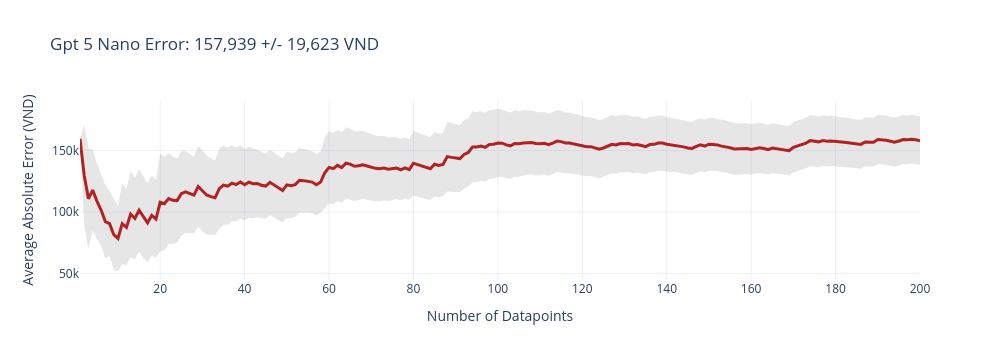
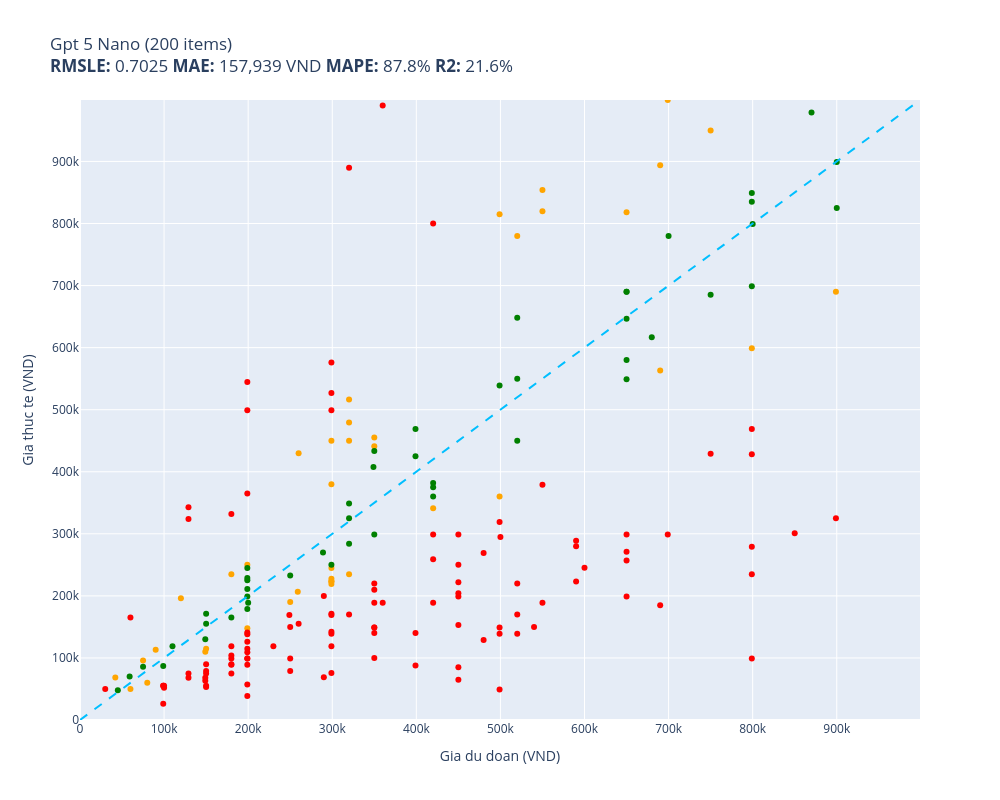

Here is the notebook cell these charts were saved with, in order:
### Code cell
print("\n\n" + "#" * 60)
print("# GPT-5-nano (200 items)")
print("#" * 60)
results_5_nano = evaluate(gpt_5_nano, test_items, size=SIZE, workers=WORKERS)

### Figure 1 — Plotly figure (JSON) as saved in the notebook; plotly's stock layout.template omitted (floating-point values rounded to 4 significant figures; data arrays with more than 128 entries replaced by an {"elided": "..."} marker saying what was removed)
{"data": [{"fill": "toself", "fillcolor": "rgba(128,128,128,0.2)", "hoverinfo": "skip", "line": {"color": "rgba(255,255,255,0)"}, "name": "95% CI", "showlegend": false, "type": "scatter", "x": {"elided": "400 int values"}, "y": {"elided": "400 float values"}}, {"customdata": {"elided": "200x1 float values"}, "hovertemplate": "n=%{x}<br>Avg Error=%{y:,.0f} VND<br>+/-95% CI=%{customdata[0]:,.0f} VND<extra></extra>", "line": {"color": "firebrick", "width": 3}, "mode": "lines", "name": "Cumulative Avg Error", "type": "scatter", "x": {"elided": "200 int values"}, "y": {"elided": "200 float values"}}], "layout": {"height": 360, "showlegend": false, "title": {"text": "Gpt 5 Nano Error: 157,939 +/- 19,623 VND"}, "width": 1000, "xaxis": {"title": {"text": "Number of Datapoints"}}, "yaxis": {"ticktext": ["0", "50k", "100k", "150k", "200k"], "tickvals": [0, 50000, 100000, 150000, 200000], "title": {"text": "Average Absolute Error (VND)"}}}}

### Figure 2 — Plotly figure (JSON) as saved in the notebook; plotly's stock layout.template omitted (floating-point values rounded to 4 significant figures)
{"data": [{"customdata": [["Thùng lưu trữ, hộp đựng đồ đa năng bằng ...\nDu doan: 320,000 VND\nThuc te: 479,400 VND"], ["Phần Mềm Diệt Virus Trend Micro Maximum ...\nDu doan: 499,000 VND\nThuc te: 360,000 VND"], ["Sạc Tương Thích Cho Laptop Hp Pavilion 1...\nDu doan: 420,000 VND\nThuc te: 341,000 VND"], ["Cặp Nút Đệm Tai Nghe Silicone Thay Thế C...\nDu doan: 60,000 VND\nThuc te: 50,000 VND"], ["Thức ăn IGUANA Trưởng Thành Bí Đỏ GREENA...\nDu doan: 199,000 VND\nThuc te: 148,000 VND"], ["COMBO 10 QUẦN ĐIỀU HÒA THÔNG HƠI 5083\nDu doan: 299,000 VND\nThuc te: 245,000 VND"], ["Giá Đỡ Dây Cáp Wi WU CH011 - Hàng Chính ...\nDu doan: 149,000 VND\nThuc te: 110,000 VND"], ["Sạc dành cho Laptop Gaming Asus ROG Stri...\nDu doan: 750,000 VND\nThuc te: 950,000 VND"], ["KHĂN CHOÀNG CASHMERE CAO CẤP CAS34\nDu doan: 299,000 VND\nThuc te: 223,000 VND"], ["Lốc 4 Gói băng vệ sinh Kotex Bảo Vệ Toàn...\nDu doan: 120,000 VND\nThuc te: 196,000 VND"], ["Thú nhồi bông rồng sữa vô tri êm mịn - S...\nDu doan: 499,000 VND\nThuc te: 815,000 VND"], ["Phần mềm thiết kế iSolid 3D phiên bản ti...\nDu doan: 690,000 VND\nThuc te: 894,000 VND"], ["Đồ Chơi Tay Cầm Âm Nhạc 2 TOONYKIDS - Đồ...\nDu doan: 299,000 VND\nThuc te: 223,500 VND"], ["Miếng Kính Cường Lực Chống Nhìn Trộm cho...\nDu doan: 320,000 VND\nThuc te: 449,999 VND"], ["Tinh Chất Dưỡng Sáng Da Vitamin C CNP De...\nDu doan: 520,000 VND\nThuc te: 780,000 VND"], ["Combo hộp   3 món  đeo tay  xinh xắn  ph...\nDu doan: 299,000 VND\nThuc te: 219,000 VND"], ["Chà bông xù Viettin Mart 500G\nDu doan: 90,000 VND\nThuc te: 113,000 VND"], ["Pin dùng cho Laptop Acer One 725 - Hàng ...\nDu doan: 320,000 VND\nThuc te: 516,465 VND"], ["Dầu gội nam Home Scape Care giảm gàu chă...\nDu doan: 320,000 VND\nThuc te: 235,000 VND"], ["Gấu Bông Đựng Khăn Giấy và Sọt Rác Tiện ...\nDu doan: 199,000 VND\nThuc te: 250,000 VND"], ["Bao da dành cho Samsung Galaxy Tab S6 10...\nDu doan: 299,000 VND\nThuc te: 227,500 VND"], ["Bộ chuyển đổi Mini displayport sang H...\nDu doan: 690,000 VND\nThuc te: 563,000 VND"], ["Ốp Lưng Nillkin Super Frosted Shield Pro...\nDu doan: 250,000 VND\nThuc te: 190,000 VND"], ["Máy Xay Sinh Tố BlueStone BLB-5328 1.5 L...\nDu doan: 699,000 VND\nThuc te: 999,000 VND"], ["[Hàng Chính Hãng] Loa SoundMax A180/2...\nDu doan: 350,000 VND\nThuc te: 455,000 VND"], ["Bánh Custas kem trứng Orion hộp 276g\nDu doan: 80,000 VND\nThuc te: 60,000 VND"], ["Cáp âm thanh chuyển jack 3.5mm sang 2 đầ...\nDu doan: 150,000 VND\nThuc te: 115,000 VND"], ["Ugreen UG80110CM261TK bộ chuyển RS232 ra...\nDu doan: 350,000 VND\nThuc te: 441,000 VND"], ["THANH XỐP RUY BĂNG CUỐN TÓC KHÔNG NHIỆT ...\nDu doan: 75,000 VND\nThuc te: 96,000 VND"], ["Bàn Xếp Gọn Gỗ Tự Nhiên BM 50cm x 70cm (...\nDu doan: 550,000 VND\nThuc te: 854,000 VND"], ["Bông tẩy tế bào chết và dưỡng ẩm da cho ...\nDu doan: 260,000 VND\nThuc te: 430,000 VND"], ["KEM CHỐNG NẮNG DƯỠNG DA VITAMIN - INICO ...\nDu doan: 299,000 VND\nThuc te: 380,000 VND"], ["Nệm Massage toàn thân Bella Plus MK292\nDu doan: 799,000 VND\nThuc te: 599,000 VND"], ["Giấy Vẽ Faber 200g Khổ A4 Fish 104002\nDu doan: 42,000 VND\nThuc te: 68,400 VND"], ["Sữa tắm joyce & doll cho chó mèo - Sữa t...\nDu doan: 180,000 VND\nThuc te: 235,000 VND"], ["Sữa Dưỡng Hỗ Trợ Mờ Nám Luxury Exosome E...\nDu doan: 899,000 VND\nThuc te: 690,000 VND"], ["Cường lực chống nhìn trộm WiWU iPhone 14...\nDu doan: 259,000 VND\nThuc te: 206,798 VND"], ["KB31EKT - Thẻ chìa khóa khách sạn Vivace...\nDu doan: 650,000 VND\nThuc te: 818,000 VND"], ["Bộ Lắp Ghép Cho Bé 3D Mideer Translucent...\nDu doan: 299,000 VND\nThuc te: 450,000 VND"], ["Bàn Phím dùng cho laptop HP Folio 13.3\" ...\nDu doan: 550,000 VND\nThuc te: 819,720 VND"]], "hovertemplate": "%{customdata[0]}<extra></extra>", "legendgroup": "orange", "marker": {"color": "orange", "size": 6, "symbol": "circle"}, "mode": "markers", "name": "orange", "orientation": "v", "showlegend": true, "type": "scatter", "x": [320000.0, 499000.0, 420000.0, 60000.0, 199000.0, 299000.0, 149000.0, 750000.0, 299000.0, 120000.0, 499000.0, 690000.0, 299000.0, 320000.0, 520000.0, 299000.0, 90000.0, 320000.0, 320000.0, 199000.0, 299000.0, 690000.0, 250000.0, 699000.0, 350000.0, 80000.0, 150000.0, 350000.0, 75000.0, 550000.0, 260000.0, 299000.0, 799000.0, 42000.0, 180000.0, 899000.0, 259000.0, 650000.0, 299000.0, 550000.0], "xaxis": "x", "y": [479400, 360000, 341000, 50000, 148000, 245000, 110000, 950000, 223000, 196000, 815000, 894000, 223500, 449999, 780000, 219000, 113000, 516465, 235000, 250000, 227500, 563000, 190000, 999000, 455000, 60000, 115000, 441000, 96000, 854000, 430000, 380000, 599000, 68400, 235000, 690000, 206798, 818000, 450000, 819720], "yaxis": "y"}, {"customdata": [["Bộ Gí Đỡ Từ Đa Chức Năng Hoco PH19 - Hàn...\nDu doan: 199,000 VND\nThuc te: 99,000 VND"], ["Chì Kẻ Mày Xé Suri 101 Black Màu Đen E27...\nDu doan: 99,000 VND\nThuc te: 26,000 VND"], ["Ugreen UG20868US174TK 2M màu Hồng Dây US...\nDu doan: 199,000 VND\nThuc te: 126,000 VND"], ["Bàn Phím Tương Thích Cho Laptop Lenovo -...\nDu doan: 480,000 VND\nThuc te: 269,000 VND"], ["BÚA ĐA NĂNG TOTAL THMFH0126 - HÀNG CHÍNH...\nDu doan: 299,000 VND\nThuc te: 527,000 VND"], ["Combo 4 miếng dán đỡ kệ gỗ VINAVU, giúp ...\nDu doan: 100,000 VND\nThuc te: 52,000 VND"], ["Dây đai du lịch Master Lock 4701EURDGRN ...\nDu doan: 129,000 VND\nThuc te: 324,000 VND"], ["Quần bơi lưng cao LMcation Anita - Vườn ...\nDu doan: 350,000 VND\nThuc te: 149,000 VND"], ["KHĂN CHOÀNG CASHMERE CAO CẤP CAS15\nDu doan: 590,000 VND\nThuc te: 223,000 VND"], ["[Mẫu mới] Tã quần SunMate siêu mềm mại G...\nDu doan: 60,000 VND\nThuc te: 165,000 VND"], ["Ba lô, balo  laptop thời trang Hàn Quốc ...\nDu doan: 350,000 VND\nThuc te: 100,000 VND"], ["Áo Bóng Đá Retro Real Madrid 2006/2007 -...\nDu doan: 450,000 VND\nThuc te: 299,000 VND"], ["Mũ len liền khăn lót nỉ trùm kín cổ siêu...\nDu doan: 199,000 VND\nThuc te: 115,000 VND"], ["Tinh dầu Tràm Huế thương hiệu Làng Hạ 10...\nDu doan: 150,000 VND\nThuc te: 79,000 VND"], ["Combo Mút Trang Điểm Mastige Màu Cam Nhạ...\nDu doan: 149,000 VND\nThuc te: 68,000 VND"], ["Áo len dài tay nam thời trang Hàn Quốc S...\nDu doan: 550,000 VND\nThuc te: 189,000 VND"], ["Nàng Tiên Tóc Mây DK81159\nDu doan: 299,000 VND\nThuc te: 75,840 VND"], ["Ugreen UG30701US154TK 13CM Màu Đen Dây U...\nDu doan: 180,000 VND\nThuc te: 89,000 VND"], ["Kính mát nam Mắt vuông chống nắng uv thờ...\nDu doan: 350,000 VND\nThuc te: 140,000 VND"], ["Kính cường lực trong suốt Kuzoom cho iPa...\nDu doan: 249,000 VND\nThuc te: 169,000 VND"], ["COMBO 2 ĐÈN TƯỜNG TRANG TRÍ TRONG NHÀ MS...\nDu doan: 500,000 VND\nThuc te: 295,000 VND"], ["Dụng cụ đốt Palo santo - Palo santo Hold...\nDu doan: 199,000 VND\nThuc te: 138,000 VND"], ["Sandal dongnai dép quai hậu nữ A24 dù xa...\nDu doan: 180,000 VND\nThuc te: 89,999 VND"], ["Mì Trứng Cao Cấp Meizan (500g)\nDu doan: 30,000 VND\nThuc te: 50,000 VND"], ["Bơm Hơi Đạp Chân Cho ÔTÔ , Xe Máy, Xe Đạ...\nDu doan: 499,000 VND\nThuc te: 149,000 VND"], ["Bát Ăn Trẻ Em Amori 580ml - Hàng Cao Cấp...\nDu doan: 149,000 VND\nThuc te: 63,250 VND"], ["Chuột máy tính có dây Gaming Newmen GX6,...\nDu doan: 199,000 VND\nThuc te: 365,000 VND"], ["Ổ Khóa Chống Trộm Thông Minh\nDu doan: 399,000 VND\nThuc te: 88,000 VND"], ["BẠT CHỐNG NẮNG PHÍA TRONG KÍNH LÁI Xe Ô ...\nDu doan: 180,000 VND\nThuc te: 75,000 VND"], ["Giày cao gót 7 phân vải dệt, mũi nhọn hở...\nDu doan: 450,000 VND\nThuc te: 204,250 VND"], ["Cặp Đựng Laptop Chống Sốc Cao Cấp, Cặp Đ...\nDu doan: 899,000 VND\nThuc te: 325,000 VND"], ["Thuốc Bột Nhuộm Hoa Tươi  màu thực phẩm ...\nDu doan: 540,000 VND\nThuc te: 150,000 VND"], ["Tấm dán patch_velcro treo tường\nDu doan: 520,000 VND\nThuc te: 220,000 VND"], ["Mũ Lưỡi Trai Nam Thời Trang Lính Cao Cấp...\nDu doan: 450,000 VND\nThuc te: 85,000 VND"], ["Nệm cho chó mèo 40x50cm Điều Hòa phù hợp...\nDu doan: 290,000 VND\nThuc te: 200,000 VND"], ["Bộ Pyjama HUONGTAM Phi tay dài nam cao c...\nDu doan: 420,000 VND\nThuc te: 259,000 VND"], ["Ốp lưng chống sốc vân kim loại cho Samsu...\nDu doan: 129,000 VND\nThuc te: 75,000 VND"], ["Canxi Nano calcium D3 MK7 -Hộp 100 Viên ...\nDu doan: 230,000 VND\nThuc te: 119,000 VND"], ["Đồ Bộ Pijama Thun 3D Lửng Freesize 40-68...\nDu doan: 360,000 VND\nThuc te: 189,000 VND"], ["Kính xinh, Kính râm Mắt mèo Hàn Quốc thờ...\nDu doan: 350,000 VND\nThuc te: 189,000 VND"], ["Miếng Lót Chuột MousePad Trải Bàn Nitend...\nDu doan: 299,000 VND\nThuc te: 119,000 VND"], ["Ốp lưng da HDD có ngăn đựng thẻ kèm kệ c...\nDu doan: 450,000 VND\nThuc te: 199,000 VND"], ["Dép Sandal nam da bò nhập khẩu nguyên tấ...\nDu doan: 850,000 VND\nThuc te: 301,000 VND"], ["Balo Nữ Thời Trang 3in1 Hình BTS MH566\nDu doan: 499,000 VND\nThuc te: 49,000 VND"], ["Khăn lụa choàng cổ 02\nDu doan: 350,000 VND\nThuc te: 149,000 VND"], ["Thắt Lưng Nữ Dây Nịt Nữ Button mang đầm ...\nDu doan: 799,000 VND\nThuc te: 99,000 VND"], ["Chảo Nhôm Chống Dính You Cook 18cm\nDu doan: 199,000 VND\nThuc te: 109,000 VND"], ["THINK BIG DO BIGGER, mã G92. Áo thun nam...\nDu doan: 199,000 VND\nThuc te: 99,000 VND"], ["Giày Da Nam Giá Rẻ Dập Vân Cá Sấu Có Chu...\nDu doan: 650,000 VND\nThuc te: 199,000 VND"], ["Loa HP 2000 (VS)\nDu doan: 450,000 VND\nThuc te: 153,000 VND"], ["Áo ren organza trắng Maxivic M042302\nDu doan: 320,000 VND\nThuc te: 890,000 VND"], ["Nón hiphop NEON POKER black\nDu doan: 250,000 VND\nThuc te: 99,000 VND"], ["Tranh Xếp Hình Random Cut 750 Mảnh Minh ...\nDu doan: 420,000 VND\nThuc te: 189,000 VND"], ["Sạc Tương Thích Cho Laptop Asus Vivobook...\nDu doan: 420,000 VND\nThuc te: 800,000 VND"], ["Thắt lưng bản 4cm. Mặt khoá phong cách\nDu doan: 250,000 VND\nThuc te: 79,000 VND"], ["Chuột Gaming T-Wolf G560 Led USB - Hàng ...\nDu doan: 399,000 VND\nThuc te: 140,000 VND"], ["Bộ Test Nước Emaux CE029\nDu doan: 350,000 VND\nThuc te: 210,000 VND"], ["Túi xách công sở nam dọc cao cấp chống t...\nDu doan: 650,000 VND\nThuc te: 299,000 VND"], ["Giày tây Giày lười nam hàn quốc đai kim ...\nDu doan: 450,000 VND\nThuc te: 222,000 VND"], ["(ẢNH THẬT) Tranh treo tường núi non hùng...\nDu doan: 450,000 VND\nThuc te: 250,000 VND"], ["Ví nữ cầm tay vuông mini hình cỏ ba lá  ...\nDu doan: 199,000 VND\nThuc te: 38,500 VND"], ["Cavat 8cm bản lớn Hàn Quốc cao cấp, kẻ x...\nDu doan: 350,000 VND\nThuc te: 220,000 VND"], ["Vỏ Hột Quẹt Bật Lửa Xăng Đá Zorro ZC5-6 ...\nDu doan: 129,000 VND\nThuc te: 342,700 VND"], ["Xịt Dưỡng Ẩm Eucerin Cho Da Nhạy Cảm 50m...\nDu doan: 520,000 VND\nThuc te: 170,000 VND"], ["Đèn pin đội đầu j78 chiếu xa ánh sáng mạ...\nDu doan: 550,000 VND\nThuc te: 379,000 VND"], ["Combo 3 Kem Đánh Răng P/S Trắng Răng Tha...\nDu doan: 180,000 VND\nThuc te: 104,000 VND"], ["Bọc Vô Lăng CIND C037 Size M Màu Kem\nDu doan: 299,000 VND\nThuc te: 142,000 VND"], ["Máy Nghe Nhạc MP3 Ruizu X02 8GB - Hàng C...\nDu doan: 299,000 VND\nThuc te: 576,000 VND"], ["Bàn Phím dùng cho Laptop ACER Extensa 25...\nDu doan: 650,000 VND\nThuc te: 271,170 VND"], ["Giày Sandal Nữ BIGGBEN Da Bò Thật SDN62\nDu doan: 590,000 VND\nThuc te: 289,000 VND"], ["Hộp Đựng Thuốc Lá 20 Điếu Dài Slim Nút B...\nDu doan: 180,000 VND\nThuc te: 99,000 VND"], ["Combo 10 Mặt Nạ Banobagi Kháng Viêm, Giả...\nDu doan: 320,000 VND\nThuc te: 170,000 VND"], ["Wekki Đồ Chơi Lắp Ráp Tiệm Đá Bào Wk5060...\nDu doan: 299,000 VND\nThuc te: 499,000 VND"], ["Ốp lưng dành cho Samsung M20 Chim Lửa N...\nDu doan: 99,000 VND\nThuc te: 55,000 VND"], ["Combo Pharmaact Sảng Khoái Mát Lạnh - Ch...\nDu doan: 520,000 VND\nThuc te: 139,000 VND"], ["Gối Tựa Lưng Massage Túi Khí Kéo Dãn,Tíc...\nDu doan: 499,000 VND\nThuc te: 319,000 VND"], ["Tông đơ chấn viền Kemei KM-2299 lưỡi cắt...\nDu doan: 199,000 VND\nThuc te: 499,000 VND"], ["COMBO 2 Sợi Dây Buộc Tóc ADIDAS ADAC-165...\nDu doan: 180,000 VND\nThuc te: 332,000 VND"], ["Kẹp Gỗ Đa Năng  Dùng Để Gắp Kẹp Thức Ăn ...\nDu doan: 199,000 VND\nThuc te: 57,000 VND"], ["Ốp lưng dành cho Oppo Reno 5 mẫu Lá Phon...\nDu doan: 99,000 VND\nThuc te: 55,000 VND"], ["Mũ bucket tai bèo form tròn may nhiều mả...\nDu doan: 150,000 VND\nThuc te: 55,000 VND"], ["Đồ chơi lắp ráp Mô hình máy bay ném bom ...\nDu doan: 699,000 VND\nThuc te: 299,000 VND"], ["Kính râm nam Solex chữ H Mắt kính thủy t...\nDu doan: 799,000 VND\nThuc te: 469,000 VND"], ["Nón lá vẽ mỹ nghệ hoạ tiết Cô gái trong ...\nDu doan: 450,000 VND\nThuc te: 65,000 VND"], ["Hộp Nhựa 200x120x75mm - Chống nước CT\nDu doan: 150,000 VND\nThuc te: 53,350 VND"], ["Kệ đỡ giá đỡ đế tản nhiệt cho ipad máy t...\nDu doan: 299,000 VND\nThuc te: 139,000 VND"], ["Xích đeo quần 2 lớp thép titan không đen...\nDu doan: 299,000 VND\nThuc te: 171,000 VND"], ["(HCM) Tranh treo tường trang trí decor t...\nDu doan: 590,000 VND\nThuc te: 280,000 VND"], ["Kệ khay chữ nhật để miếng rửa chén có Kh...\nDu doan: 290,000 VND\nThuc te: 69,000 VND"], ["[HSD 03/2027] Sữa Tắm On: The Body Cấp Ẩ...\nDu doan: 480,000 VND\nThuc te: 129,000 VND"], ["Bông Lau Thay Thế Cho Chổi Lau Nhà Cao C...\nDu doan: 129,000 VND\nThuc te: 68,000 VND"], ["Ốp Lưng Kính Cường Lực Trong Suốt Hoàn T...\nDu doan: 199,000 VND\nThuc te: 140,798 VND"], ["Hộp mực Thuận Phong 204A dùng cho máy in...\nDu doan: 360,000 VND\nThuc te: 990,000 VND"], ["Bộ 6 Ly Thủy Tinh Diamond Bormioli Rocco...\nDu doan: 799,000 VND\nThuc te: 428,400 VND"], ["Bàn phím dùng cho Laptop Asus F451c Asus...\nDu doan: 600,000 VND\nThuc te: 245,191 VND"], ["Mô hình xe Lamborghini Terzo Milennio 1:...\nDu doan: 750,000 VND\nThuc te: 429,000 VND"], ["(GIÁ TỐT) Giày đế xuồng nữ da bò thật mà...\nDu doan: 690,000 VND\nThuc te: 185,000 VND"], ["Túi du lịch dung lượng lớn Business Trav...\nDu doan: 199,000 VND\nThuc te: 544,700 VND"], ["Ốp in cho Samsung Galaxy A10 mẫu Động Vậ...\nDu doan: 100,000 VND\nThuc te: 55,000 VND"], ["Mật Ong Vihoney 180ml\nDu doan: 150,000 VND\nThuc te: 75,000 VND"], ["Áo Mưa 1 Người Bít Sườn Thời Trang, RAND...\nDu doan: 299,000 VND\nThuc te: 169,000 VND"], ["Hộp mực 35A 85A 36A Halloya có lỗ đổ mực...\nDu doan: 250,000 VND\nThuc te: 150,000 VND"], ["Bộ cấp nước bồn cầu - Bộ cấp nước két nư...\nDu doan: 260,000 VND\nThuc te: 155,000 VND"], ["Vòng bi xe máy KONLON 63/22 Open\nDu doan: 150,000 VND\nThuc te: 90,000 VND"], ["Giày Sandal Nữ Đế Xuồng HÀ NAM Da Bò Thậ...\nDu doan: 799,000 VND\nThuc te: 279,000 VND"], ["Tam sơn tam cấp kệ để bát hương ,nhang b...\nDu doan: 420,000 VND\nThuc te: 299,000 VND"], ["Bao da Dux Ducis dành cho iPhone 15 Pro ...\nDu doan: 799,000 VND\nThuc te: 235,000 VND"], ["Găng tay da nam mẫu HOT Siêu CẢM ỨNG, Si...\nDu doan: 499,000 VND\nThuc te: 139,000 VND"], ["Bàn phím cho 4736 4736G 4736Z 4736ZG 481...\nDu doan: 650,000 VND\nThuc te: 257,197 VND"], ["Cây gãi lưng/ gãi ngứa bằng sừng Trâu [M...\nDu doan: 199,000 VND\nThuc te: 89,000 VND"], ["Make Today Great, mã G276. Hãy tỏa sáng ...\nDu doan: 180,000 VND\nThuc te: 119,000 VND"]], "hovertemplate": "%{customdata[0]}<extra></extra>", "legendgroup": "red", "marker": {"color": "red", "size": 6, "symbol": "circle"}, "mode": "markers", "name": "red", "orientation": "v", "showlegend": true, "type": "scatter", "x": [199000.0, 99000.0, 199000.0, 480000.0, 299000.0, 100000.0, 129000.0, 350000.0, 590000.0, 60000.0, 350000.0, 450000.0, 199000.0, 150000.0, 149000.0, 550000.0, 299000.0, 180000.0, 350000.0, 249000.0, 500000.0, 199000.0, 180000.0, 30000.0, 499000.0, 149000.0, 199000.0, 399000.0, 180000.0, 450000.0, 899000.0, 540000.0, 520000.0, 450000.0, 290000.0, 420000.0, 129000.0, 230000.0, 360000.0, 350000.0, 299000.0, 450000.0, 850000.0, 499000.0, 350000.0, 799000.0, 199000.0, 199000.0, 650000.0, 450000.0, 320000.0, 250000.0, 420000.0, 420000.0, 250000.0, 399000.0, 350000.0, 650000.0, 450000.0, 450000.0, 199000.0, 350000.0, 129000.0, 520000.0, 550000.0, 180000.0, 299000.0, 299000.0, 650000.0, 590000.0, 180000.0, 320000.0, 299000.0, 99000.0, 520000.0, 499000.0, 199000.0, 180000.0, 199000.0, 99000.0, 150000.0, 699000.0, 799000.0, 450000.0, 150000.0, 299000.0, 299000.0, 590000.0, 290000.0, 480000.0, 129000.0, 199000.0, 360000.0, 799000.0, 600000.0, 750000.0, 690000.0, 199000.0, 100000.0, 150000.0, 299000.0, 250000.0, 260000.0, 150000.0, 799000.0, 420000.0, 799000.0, 499000.0, 650000.0, 199000.0, 180000.0], "xaxis": "x", "y": [99000, 26000, 126000, 269000, 527000, 52000, 324000, 149000, 223000, 165000, 100000, 299000, 115000, 79000, 68000, 189000, 75840, 89000, 140000, 169000, 295000, 138000, 89999, 50000, 149000, 63250, 365000, 88000, 75000, 204250, 325000, 150000, 220000, 85000, 200000, 259000, 75000, 119000, 189000, 189000, 119000, 199000, 301000, 49000, 149000, 99000, 109000, 99000, 199000, 153000, 890000, 99000, 189000, 800000, 79000, 140000, 210000, 299000, 222000, 250000, 38500, 220000, 342700, 170000, 379000, 104000, 142000, 576000, 271170, 289000, 99000, 170000, 499000, 55000, 139000, 319000, 499000, 332000, 57000, 55000, 55000, 299000, 469000, 65000, 53350, 139000, 171000, 280000, 69000, 129000, 68000, 140798, 990000, 428400, 245191, 429000, 185000, 544700, 55000, 75000, 169000, 150000, 155000, 90000, 279000, 299000, 235000, 139000, 257197, 89000, 119000], "yaxis": "y"}, {"customdata": [["Combo Bộ sạc ANSMANN POWERLINE 4 Smart k...\nDu doan: 750,000 VND\nThuc te: 685,000 VND"], ["Ugreen UG30771US230TK card mạng PCI-e 1x...\nDu doan: 320,000 VND\nThuc te: 284,000 VND"], ["Bịch cà phê hòa tan 3 in 1 Meet More (50...\nDu doan: 200,000 VND\nThuc te: 189,000 VND"], ["Miếng Dán Dẻo PPF Mặt Lưng, Mặt Trước Dà...\nDu doan: 149,000 VND\nThuc te: 130,000 VND"], ["Quần Kaki nam Khatoco Q2M578R1-CNRE598-2...\nDu doan: 350,000 VND\nThuc te: 433,500 VND"], ["Muối Rửa Bát Finish chuyên dụng chuyên ...\nDu doan: 110,000 VND\nThuc te: 119,000 VND"], ["Bóng Đèn Ô Tô Xtec H15 12V 15/55W\nDu doan: 150,000 VND\nThuc te: 171,000 VND"], ["Quạt treo tường Lifan TE-1689 có remote ...\nDu doan: 799,000 VND\nThuc te: 835,000 VND"], ["Bộ Tháo Mắt Xích Xe Loại Tốt – Gọn Nhẹ, ...\nDu doan: 180,000 VND\nThuc te: 165,000 VND"], ["Combo 5 Giấy Thấm Dầu Mayan  (100 Tờ / G...\nDu doan: 75,000 VND\nThuc te: 86,000 VND"], ["Sữa bột Enfagrow A+ Neuropro 4 1.7kg với...\nDu doan: 870,000 VND\nThuc te: 979,000 VND"], ["MÁY MÀI 100MM 710W TOLSEN 79544 - HÀNG C...\nDu doan: 650,000 VND\nThuc te: 646,558 VND"], ["Máy Đo Huyết Áp Cơ ALPK2 - Nhập Khẩu Chí...\nDu doan: 900,000 VND\nThuc te: 825,000 VND"], ["Gối Cao Su Non Chống Méo Đầu Cho Bé\nDu doan: 199,000 VND\nThuc te: 225,000 VND"], ["Giày Sandal (Xăng Đan) dép quai hậu big ...\nDu doan: 650,000 VND\nThuc te: 580,000 VND"], ["Rượu Vang Chile Yali Wetland Reserva Cab...\nDu doan: 520,000 VND\nThuc te: 450,000 VND"], ["Balo Laptop 15.6 inch KMORE The CARTER -...\nDu doan: 520,000 VND\nThuc te: 550,000 VND"], ["Chân váy công sở dáng đuôi cá, Lưng cao,...\nDu doan: 320,000 VND\nThuc te: 349,000 VND"], ["AirTag Charm Strap hàng chính hãng Bone\nDu doan: 199,000 VND\nThuc te: 245,000 VND"], ["Kiếng Hậu Kitaco Z2 Japan 10mm\nDu doan: 650,000 VND\nThuc te: 690,000 VND"], ["Sữa bột Nestlé NAN INFINIPRO A2 1 với cô...\nDu doan: 650,000 VND\nThuc te: 690,000 VND"], ["Bình Uống Nước Cho Bé LocknLock HAP916 4...\nDu doan: 349,000 VND\nThuc te: 407,700 VND"], ["Quần Jean nam Leman đen mài xám JD14 - S...\nDu doan: 650,000 VND\nThuc te: 549,000 VND"], ["Serum Prettyskin B5 Phục Hồi, Dưỡng Sáng...\nDu doan: 420,000 VND\nThuc te: 375,000 VND"], ["Đồ Chơi Giáo Dục Sớm Tháp Xếp Chồng Lala...\nDu doan: 199,000 VND\nThuc te: 179,000 VND"], ["Giá đỡ điện thoại để bàn chất liệu plast...\nDu doan: 199,000 VND\nThuc te: 211,000 VND"], ["Loa SUB Siêu Trầm Cao Cấp S1 - Hàng Nhập...\nDu doan: 799,000 VND\nThuc te: 849,000 VND"], ["Bộ combo Vệ Sinh & Khửi mùi Giày Dép Sne...\nDu doan: 199,000 VND\nThuc te: 229,000 VND"], ["Combo 2 bộ miếng lót cho giày rộng V.3 T...\nDu doan: 45,000 VND\nThuc te: 48,000 VND"], ["Ly  Thuỷ Tinh Pha Lê Ý RCR 360ml\nDu doan: 420,000 VND\nThuc te: 382,000 VND"], ["Combo kem bôi da thuần mộc ngừa rôm sảy ...\nDu doan: 289,000 VND\nThuc te: 270,000 VND"], ["Bao Case Ốp Cứng Trong Suốt PC bảo vệ ch...\nDu doan: 299,000 VND\nThuc te: 250,000 VND"], ["Máy lọc không khí xe hơi ô tô công nghệ ...\nDu doan: 399,000 VND\nThuc te: 425,000 VND"], ["Bọt dung dịch vệ sinh dành cho teen Oris...\nDu doan: 150,000 VND\nThuc te: 155,000 VND"], ["MŨI KHOAN ĐẤT Φ150X800MM INGCO GEA55221-...\nDu doan: 520,000 VND\nThuc te: 648,000 VND"], ["Cặp đèn thờ bằng gỗ khắc chữ  phúc lộc t...\nDu doan: 900,000 VND\nThuc te: 899,000 VND"], ["Chuột Razer DeathAdder Essential-Ergonom...\nDu doan: 799,000 VND\nThuc te: 699,000 VND"], ["Ngũ cốc Xuân An yến mạch hạnh nhân hạt c...\nDu doan: 99,000 VND\nThuc te: 87,000 VND"], ["Khóa Đồng 75 CS Series ABUS (60mm)\nDu doan: 800,000 VND\nThuc te: 799,000 VND"], ["Sạc Laptop dùng cho Máy Tinh HP - Kèm Dâ...\nDu doan: 250,000 VND\nThuc te: 232,771 VND"], ["Sạc cho Laptop MSI PS42 8RA  Hàng Nhập k...\nDu doan: 350,000 VND\nThuc te: 299,000 VND"], ["Quánh Đúc Chống Dính Vân Đá Đáy Từ Ecora...\nDu doan: 399,000 VND\nThuc te: 469,000 VND"], ["Sạc Tương Thích Cho Laptop Asus 150w TUF...\nDu doan: 700,000 VND\nThuc te: 780,000 VND"], ["Lược cắt tóc Nhật Bản YS PARK cho tóc ng...\nDu doan: 420,000 VND\nThuc te: 360,000 VND"], ["Sạc cho laptop Dell Gaming Inspiron 7567...\nDu doan: 680,000 VND\nThuc te: 616,756 VND"], ["Máy nghe nhạc Lossless Ruizu X05 Bộ Nhớ ...\nDu doan: 499,000 VND\nThuc te: 539,000 VND"], ["Áo Sơ Mi Nam Công Sở Trung Niên Thương H...\nDu doan: 320,000 VND\nThuc te: 325,000 VND"], ["Bao da Máy tính bảng Honor Tab V7 Pro tr...\nDu doan: 199,000 VND\nThuc te: 199,000 VND"], ["Vớ tất thể thao nam cổ trung ELLE ACTIVE...\nDu doan: 59,000 VND\nThuc te: 70,000 VND"]], "hovertemplate": "%{customdata[0]}<extra></extra>", "legendgroup": "green", "marker": {"color": "green", "size": 6, "symbol": "circle"}, "mode": "markers", "name": "green", "orientation": "v", "showlegend": true, "type": "scatter", "x": [750000.0, 320000.0, 200000.0, 149000.0, 350000.0, 110000.0, 150000.0, 799000.0, 180000.0, 75000.0, 870000.0, 650000.0, 900000.0, 199000.0, 650000.0, 520000.0, 520000.0, 320000.0, 199000.0, 650000.0, 650000.0, 349000.0, 650000.0, 420000.0, 199000.0, 199000.0, 799000.0, 199000.0, 45000.0, 420000.0, 289000.0, 299000.0, 399000.0, 150000.0, 520000.0, 900000.0, 799000.0, 99000.0, 800000.0, 250000.0, 350000.0, 399000.0, 700000.0, 420000.0, 680000.0, 499000.0, 320000.0, 199000.0, 59000.0], "xaxis": "x", "y": [685000, 284000, 189000, 130000, 433500, 119000, 171000, 835000, 165000, 86000, 979000, 646558, 825000, 225000, 580000, 450000, 550000, 349000, 245000, 690000, 690000, 407700, 549000, 375000, 179000, 211000, 849000, 229000, 48000, 382000, 270000, 250000, 425000, 155000, 648000, 899000, 699000, 87000, 799000, 232771, 299000, 469000, 780000, 360000, 616756, 539000, 325000, 199000, 70000], "yaxis": "y"}, {"hoverinfo": "skip", "line": {"color": "deepskyblue", "dash": "dash", "width": 2}, "mode": "lines", "name": "y = x", "showlegend": false, "type": "scatter", "x": [0, 999000], "y": [0, 999000]}], "layout": {"height": 800, "legend": {"title": {"text": "color"}, "tracegroupgap": 0}, "showlegend": false, "title": {"text": "Gpt 5 Nano (200 items)<br><b>RMSLE:</b> 0.7025 <b>MAE:</b> 157,939 VND <b>MAPE:</b> 87.8% <b>R2:</b> 21.6%"}, "width": 1000, "xaxis": {"anchor": "y", "domain": [0, 1], "range": [0, 999000], "ticktext": ["0", "100k", "200k", "300k", "400k", "500k", "600k", "700k", "800k", "900k", "1,000k"], "tickvals": [0, 100000, 200000, 300000, 400000, 500000, 600000, 700000, 800000, 900000, 1000000], "title": {"text": "Gia du doan (VND)"}}, "yaxis": {"anchor": "x", "domain": [0, 1], "range": [0, 999000], "ticktext": ["0", "100k", "200k", "300k", "400k", "500k", "600k", "700k", "800k", "900k", "1,000k"], "tickvals": [0, 100000, 200000, 300000, 400000, 500000, 600000, 700000, 800000, 900000, 1000000], "title": {"text": "Gia thuc te (VND)"}}}}
